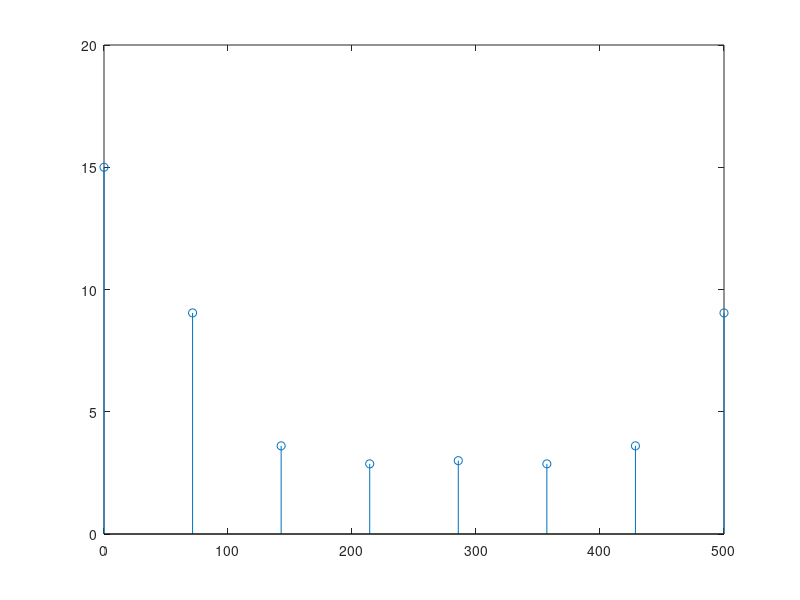

This chart was generated by the following MATLAB code:
%%  Lab 6 
% Alapati Sai Varun
% 1410110037
%% 
clc();
% clear;
% close all;
 
%%  Q1.Calculate the DFT of the given signal of sampling frequency  using DIT-FFT algorithm 

%xn=input('Enter Input Sequence: ');
%fs=input('Enter Frequency in HZ: ');
xn=[1 2 3 4 5];
fs=500;
N=power(2,ceil(log2(length(xn))));
z=fft(xn,N);
xn=[xn zeros(1,N-length(xn))];
xnM=bitrevorder(xn);
xKDITFFT=zeros(1,N);

for i=1:log2(N)
    count=1;
    flag=1;
    for a=1:N
        if (flag)
            xKDITFFT(1,a)=xnM(1,a)+(xnM(1,a+(2^(i-1)))*exp(-1j*((2*pi*(count-1))/2^i)));
        else
            xKDITFFT(1,a)=xnM(1,a-(2^(i-1)))-(xnM(1,a)*exp(-1j*((2*pi*(count-1))/2^i)));
        end
        count=count+1;
        if(mod(count,(2^(i-1))+1)==0) 
            count=1;flag=~flag;
        end
    end
    xnM=xKDITFFT;
    %fprintf('After Stage %d :',i);
    %disp(xKDITFFT);
    
end
fprintf('DIT FFT Values are :');
disp(xnM);
%% 2.Finding out the frequency range of the given signal and write your observations.
f=0:fs/(N-1):fs;
stem(f,abs(xKDITFFT));
fprintf('Frequencies present in Hz are : ');
disp(f);

